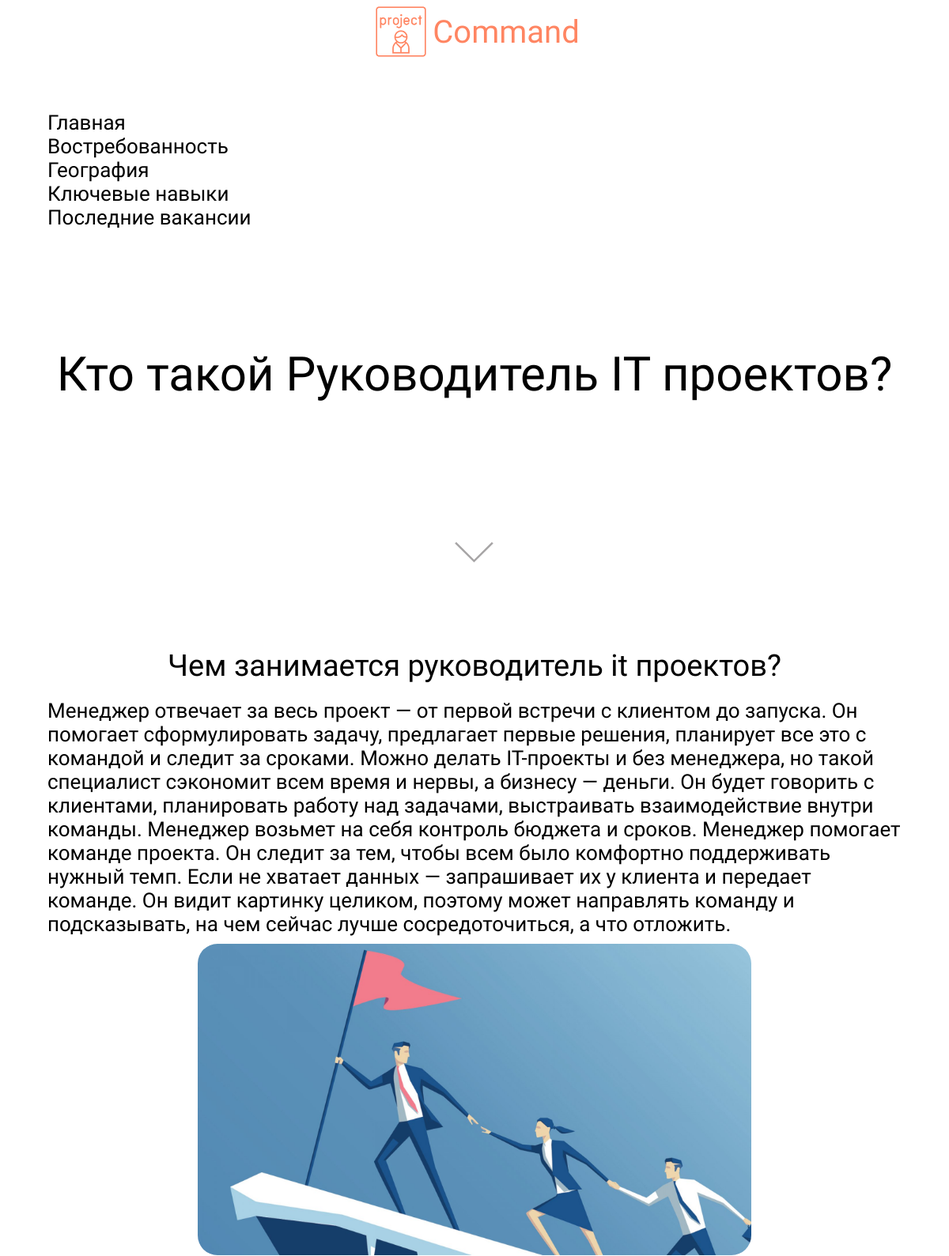
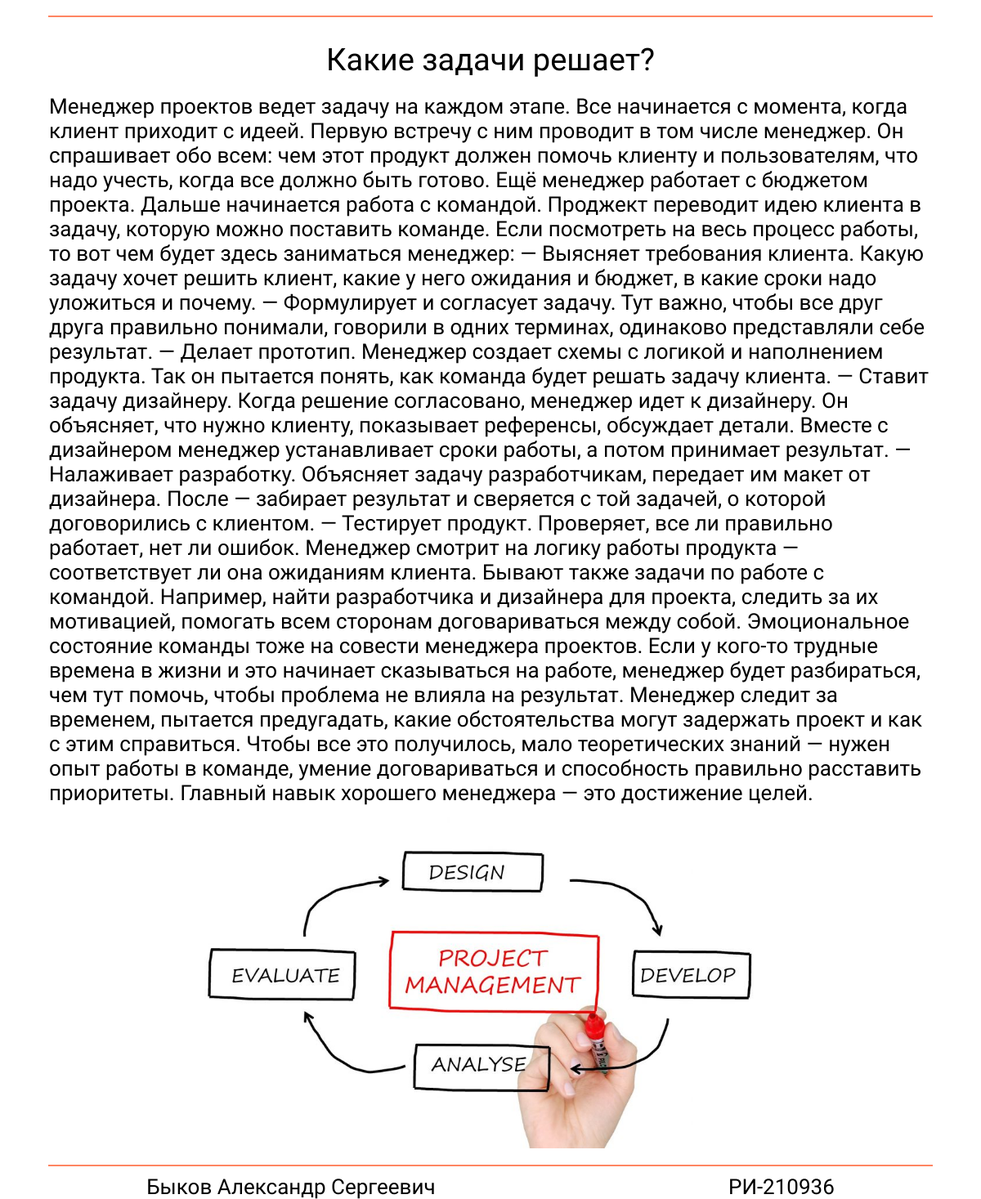
The page / on the database its author committed (2 pictures, top to bottom).
### application/models.py (models this page shows, shortened)
class Main(models.Model):
    title = models.CharField('Название профессии', max_length=100)
    description = models.TextField('Описание')
    image = models.ImageField('Картинка', blank=True, upload_to='pictures/')
    class Meta:
        verbose_name = "Профессия"
        verbose_name_plural = "Профессии"

### application/views.py (the view)
# urls.py: path('', views.index),
def index(request):
    data = models.Main.objects.all()
    content = {'data': data}
    return render(
        request,
        'application/index.html',
        context=content
    )

### templates/application/index.html (shortened to what this page needs)
{% extends 'base.html' %}
{% load static %}
{% block page_title %}
	Кто такой Руководитель IT проектов?
{% endblock %}
{% block body %}
	{% for item in data %}
		<p class='block__name'>{{ item.title }}</p>
		<p class='block__text'>{{ item.description }}</p>
		{% if item.image %}<img class='block__img' src="{{ item.image.url }}">{% endif %}
		<div class='breakline'></div>
	{% endfor %}
{% endblock %}

### templates/base.html (shortened to what this page needs)
{% load static %}
<!doctype html>
<html lang="en">
    <head>
        <link rel="stylesheet" href="{% static 'application/css/base.css' %}">
    </head>
    <body>
    	<section class='logo'>
    		<img src='{% static "application/img/logo.png" %}'>
    		<p style="font-size: 40px; color: #FF8562;">Command</p>
    	</section>
    	<section class='link__list'>
    		<a class='link' href='/'>Главная</a>
    		<a class='link' href='/demand'>Востребованность</a>
    		<a class='link' href='/geo'>География</a>
    		<a class='link' href='/skills'>Ключевые навыки</a>
    		<a class='link' href='/vacancies'>Последние вакансии</a>
    	</section>
    	<section>
    		<div class='page__title'>
    			<p style="font-size: 60px;">
    				{% block page_title %}
    				{% endblock %}
    			</p>
    			<img class='arrow' id='arrow' src='{% static "application/img/down_arrow.svg" %}'>
    		</div>
    		<div class='body' id='block'>
		    	{% block body %}
		    	{% endblock %}
		    </div>
    	</section>
    </body>
    <footer>
    	<p>Быков Александр Сергеевич</p>
    	<p>РИ-210936</p>
    </footer>
</html>

### static/application/css/base.css (style rules this page uses)
* { margin: 0; padding: 0; font-family: 'Montserrat Alternates'; font-style: normal; font-size: 26px; font-weight: 400; }
footer { width: 100%; position: absolute; display: flex; justify-content: space-around; }
.logo { display: flex; flex-direction: row; justify-content: center; align-items: center; }
.link__list { display: flex; flex-direction: column; align-items: flex-start; margin: 5%; }
.link { cursor: pointer; text-decoration: none; color: black; }
.page__title { display: flex; height: calc(100vh - 350px); flex-direction: column; align-items: center; justify-content: space-around; }
.arrow { width: 50px; opacity: 0.4; cursor: pointer; }
.body { margin: 0 5%; display: flex; flex-direction: column; align-items: center; }
.block__name { font-size: 38px; margin: 20px 0; }
.block__img { margin: 10px 0; width: 700px; border-radius: 25px; }
.breakline { text-align: center; border: 1px solid #FF8562; width: 100%; margin: 10px 0; }

### rows shown on the page
Main: title "Чем занимается руководитель it проектов?", description "Менеджер отвечает за весь проект — от первой встречи с клиентом до запуска. Он помогает сформулировать задачу, предлагает первые решения, планирует все это с командой и следит за сроками. Можно делать IT-проекты и без менеджера, но такой специалист сэкономит всем время и нервы, а бизнесу — деньги. Он будет говорить с клиентами, планировать работу над задачами, выстраивать взаимодействие внутри команды. Менеджер возьмет на себя контроль бюджета и сроков. Менеджер помогает команде проекта. Он следит за тем, чтобы всем было комфортно поддерживать нужный темп. Если не хватает данных — запрашивает их у клиента и передает команде. Он видит картинку целиком, поэтому может направлять команду и…", image (picture)
Main: title "Какие задачи решает?", description "Менеджер проектов ведет задачу на каждом этапе. Все начинается с момента, когда клиент приходит с идеей. Первую встречу с ним проводит в том числе менеджер. Он спрашивает обо всем: чем этот продукт должен помочь клиенту и пользователям, что надо учесть, когда все должно быть готово. Ещё менеджер работает с бюджетом проекта. Дальше начинается работа с командой. Проджект переводит идею клиента в задачу, которую можно поставить команде. Если посмотреть на весь процесс работы, то вот чем будет здесь заниматься менеджер: — Выясняет требования клиента. Какую задачу хочет решить клиент, какие у него ожидания и бюджет, в какие сроки надо уложиться и почему. — Формулирует и согласует задачу. Тут…", image (picture)
